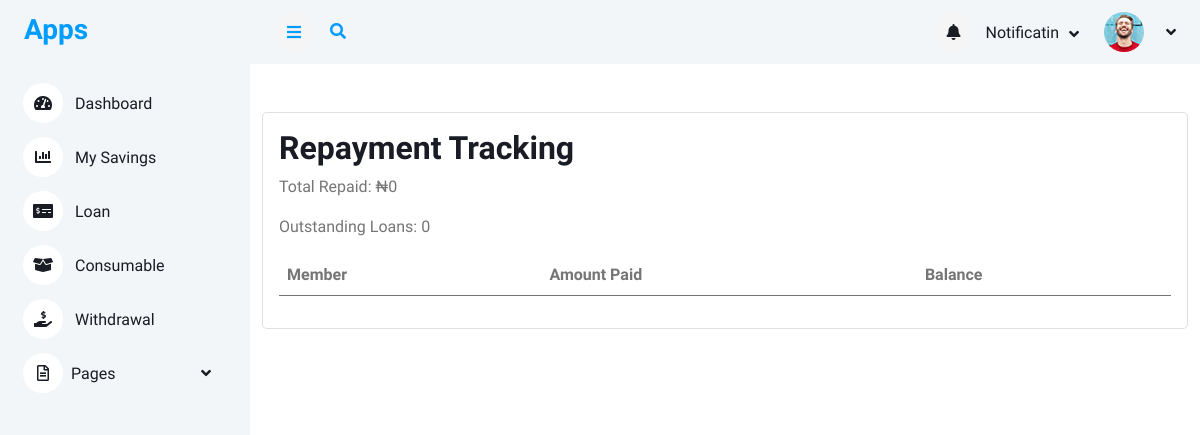
/loan/repayments/, run on an earlier commit of the app's database.
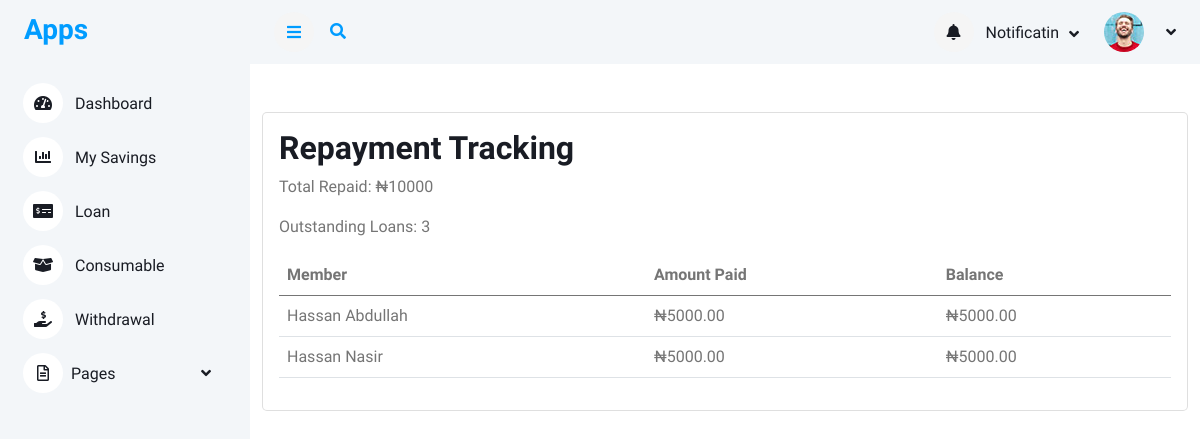
And on a later commit of the database.
### loan/models.py (models this page shows, shortened)
class LoanRepayback(models.Model):
    loan_request = models.ForeignKey(LoanRequest, on_delete=models.CASCADE, related_name="repaybacks")
    repayment_date = models.DateField()
    amount_paid = models.DecimalField(max_digits=10, decimal_places=2)
    balance_remaining = models.DecimalField(max_digits=10, decimal_places=2)
    created_by = models.ForeignKey(User,on_delete=models.CASCADE)

class LoanRequest(models.Model):
    member = models.ForeignKey(Member, on_delete=models.CASCADE, related_name="loan_requests")
    loan_type = models.ForeignKey(LoanType, on_delete=models.SET_NULL, null=True, blank=True)
    amount = models.DecimalField(max_digits=10, decimal_places=2)
    approved_amount = models.DecimalField(max_digits=10, decimal_places=2, null=True, blank=True)
    loan_term_months = models.PositiveIntegerField()
    application_date = models.DateField(default=today_date)
    approval_date = models.DateField(null=True, blank=True)
    status = models.CharField(max_length=20,choices=[ ("pending", "Pending"),("approved", "Approved"),("rejected", "Rejected"),  ("paid", "paid") ], default="pending",)
    rejection_reason = models.TextField(blank=True, null=True)
    file_one = models.ImageField(upload_to='file_one', blank=True, null=True)
    bank_name = models.ForeignKey(BankName,on_delete=models.CASCADE)
    bank_code = models.ForeignKey(BankCode,on_delete=models.CASCADE)
    account_number  = models.CharField(max_length=100)
    guarantor = models.ForeignKey(Member, on_delete=models.SET_NULL, null=True, blank=True, related_name="guaranteed_loans")
    guarantor_accepted = models.BooleanField(default=False)
    created_by = models.ForeignKey(User,on_delete=models.CASCADE)
    approved_by = models.ForeignKey(User, on_delete=models.SET_NULL, null=True, blank=True, related_name='approved_loan')
    date_created = models.DateTimeField(auto_now_add=True)

### accounts/models.py (models this page shows, shortened)
class Member(models.Model):
    member = models.OneToOneField(User, on_delete=models.CASCADE, null=True, blank=True,related_name='member')
    ippis = models.IntegerField(unique=True)  # Required and unique
    total_savings = models.DecimalField(max_digits=12, decimal_places=2, blank=True, null=True)

class User(AbstractUser):
    first_name = models.CharField(max_length=100)
    last_name = models.CharField(max_length=100)
    other_name = models.CharField(max_length=100)
    date_of_birth = models.DateField(blank=True,null=True)
    username = models.CharField(max_length=100, unique=True)
    savings = models.IntegerField(blank=True,null=True)
    account_type = models.CharField(max_length=100,blank=True,null=True)
    department = models.CharField(max_length=100)
    unit = models.CharField(max_length=100)
    gender = models.ForeignKey(Gender, on_delete=models.CASCADE, blank=True, null=True)
    group = models.ForeignKey(UserGroup, on_delete=models.CASCADE, blank=True, null=True)
    marital_status = models.ForeignKey(MaritalStatus,on_delete=models.SET_NULL, null=True, blank=True)
    religion = models.ForeignKey(Religion, on_delete=models.SET_NULL, null=True, blank=True,)
    passport = models.ImageField(upload_to='passport', blank=True, null=True)
    phone1 = models.CharField(max_length=15,null=True, blank=True)
    phone2 = models.CharField(max_length=15, null=True, blank=True)
    email = models.EmailField(blank=True, null=True)
    member_number = models.CharField(max_length=100)

### loan/views.py (the view)
# urls.py: path('loan/repayments/', views.admin_repayment_tracking, name='admin_repayment_tracking'),
def admin_repayment_tracking(request):
    repayments_list = LoanRepayback.objects.select_related(
        'loan_request__member', 'loan_request__loan_type'
    ).order_by('-repayment_date')
    member_filter = request.GET.get('member')
    date_from = request.GET.get('date_from')
    date_to = request.GET.get('date_to')
    if member_filter:
        repayments_list = repayments_list.filter(loan_request__member_id=member_filter)
    if date_from:
        repayments_list = repayments_list.filter(repayment_date__gte=date_from)
    if date_to:
        repayments_list = repayments_list.filter(repayment_date__lte=date_to)
    paginator = Paginator(repayments_list, 25)
    page_number = request.GET.get('page')
    repayments = paginator.get_page(page_number)
    total_repaid = repayments_list.aggregate(Sum('amount_paid'))['amount_paid__sum'] or 0
    outstanding_loans = LoanRequest.objects.filter(status='approved').count()
    context = { 'repayments': repayments, 'total_repaid': total_repaid,'outstanding_loans': outstanding_loans,
        'members': Member.objects.all(),
        'current_member': member_filter, 'date_from': date_from,'date_to': date_to,
    }
    return render(request, 'loan/repayment_tracking.html', context)

### templates/loan/repayment_tracking.html
{% extends 'base/base.html' %}
{% block content %}
<div class="container mt-5">
    <div class="card">
        <div class="card-body">
            <h2>Repayment Tracking</h2>
<p>Total Repaid: ₦{{ total_repaid }}</p>
<p>Outstanding Loans: {{ outstanding_loans }}</p>
<div class="table-responsive">
<table class="table table-hover">
  <thead><tr>
    <th>Member</th>
    <th>Amount Paid</th>
    <th>Balance</th>
</tr>
</thead>
  <tbody>
    {% for r in repayments %}
    <tr>
      <td>{{ r.loan_request.member.member.first_name }} {{ r.loan_request.member.member.last_name }}</td>
      <td>₦{{ r.amount_paid }}</td>
      <td>₦{{ r.balance_remaining }}</td>
    </tr>
    {% endfor %}
  </tbody>
</table>
</div>
        </div>
    </div>
</div>
{% endblock content %}

What changed in the data, as far as the page shows it:
added LoanRepayback: loan_request.member.member.first_name "Hassan", loan_request.member.member.last_name "Abdullah", amount_paid "5000.00", balance_remaining "5000.00"
added LoanRepayback: loan_request.member.member.first_name "Hassan", loan_request.member.member.last_name "Nasir", amount_paid "5000.00", balance_remaining "5000.00"
Also different on the page:
{{ total_repaid }}: "0" → "10000"
{{ outstanding_loans }}: "0" → "3"
